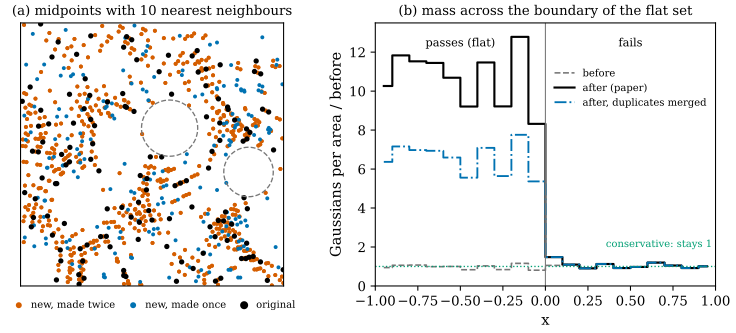

Reproduce this figure in Python.
"""Figure 49.7.1: the upsampling (6) of [GeoSplat25] as a refinement without a mass ledger (Section 49.7).

(a) 1500 uniform random points on the unit square (a flat patch, every point passes the flatness test); each adds
    the midpoints with its 10 nearest neighbours (paper (6) with KNN = 10, App. F.1). Shown: the window
    [0.35, 0.65]^2; originals (black), new points made by two directed pairs (i chose j and j chose i: the same
    location twice, orange) and by one pair (blue); dashed circles: the two largest empty discs in the window after
    the upsampling (probes on a grid), which were empty before as well.
(b) the strip [-1, 1] x [0, 0.6] with 2500 uniform points; points with x < 0 pass the test, points with x > 0 do not.
    Number of Gaussians per unit area, relative to the original density, against x (bins of width 0.1): before,
    after counting every new Gaussian (weight 1 each, as in the paper), and after merging coincident ones. The line
    at 1 is what a conservative refinement (Proposition 50.3.1: children carry the parent's mass) keeps.

Run from the project root: PYTHONPATH=tools python3 chapters/49-paper-geosplat/figures/fig-49-7-1-upsampling-ledger.py
"""
import sys
from pathlib import Path

import numpy as np

import dgfig

sys.path.insert(0, str(Path(__file__).resolve().parents[1] / "lib"))
import geo49  # noqa: E402

dgfig.setup()
import matplotlib.pyplot as plt  # noqa: E402

C = dgfig.COLORS
rng = np.random.default_rng(0)
X = rng.uniform(0, 1, (1500, 2))
M, pairs, mult = geo49.upsample_midpoints(X, np.ones(len(X), bool), k=10)
dup = (mult == 2).mean()
print("added", len(M), "fraction made twice", round(dup, 3), "distinct new locations", len(M) - (mult == 2).sum() // 2)
assert len(M) == 10 * len(X) and 0.8 < dup < 0.92
# empty-space radius (distance from a probe to the nearest point) on a grid of probes, before and after
g = np.stack(np.meshgrid(np.linspace(0.1, 0.9, 161), np.linspace(0.1, 0.9, 161)), -1).reshape(-1, 2)


def empty_radius(P):
    return np.sqrt(((g[:, None, :] - P[None]) ** 2).sum(-1).min(1))


e0, e1 = empty_radius(X), empty_radius(np.vstack([X, M]))
print("empty radius before: median %.4f max %.4f; after: median %.4f max %.4f" % (np.median(e0), e0.max(), np.median(e1), e1.max()))
assert np.median(e1) < 0.6 * np.median(e0) and e1.max() > 0.95 * e0.max()

S = np.c_[rng.uniform(-1, 1, 2500), rng.uniform(0, 0.6, 2500)]
Ms, ps, ms = geo49.upsample_midpoints(S, S[:, 0] < 0, k=10)
bins = np.linspace(-1, 1, 21)
area = 0.1 * 0.6
dens0 = len(S) / (2 * 0.6)
before = np.histogram(S[:, 0], bins)[0] / area / dens0
after = (np.histogram(S[:, 0], bins)[0] + np.histogram(Ms[:, 0], bins)[0]) / area / dens0
keep = np.r_[True, np.any(np.abs(np.diff(Ms[np.lexsort(Ms.T[::-1])], axis=0)) > 1e-12, axis=1)]
Mu = Ms[np.lexsort(Ms.T[::-1])][keep]
after_u = (np.histogram(S[:, 0], bins)[0] + np.histogram(Mu[:, 0], bins)[0]) / area / dens0
xc = 0.5 * (bins[1:] + bins[:-1])
print("left mean after", round(after[xc < -0.3].mean(), 2), "unique", round(after_u[xc < -0.3].mean(), 2), "right", round(after[xc > 0.3].mean(), 2))
assert abs(after[xc < -0.3].mean() - 11) < 1.0 and abs(after[xc > 0.3].mean() - 1) < 0.3
assert 5.0 < after_u[xc < -0.3].mean() < 8.0

fig, axes = plt.subplots(1, 2, figsize=(8.0, 3.7), gridspec_kw={"width_ratios": [1, 1.25]})
ax = axes[0]
w = (0.35, 0.65)
inw = lambda P: np.all((P > w[0]) & (P < w[1]), axis=1)  # noqa: E731
P1, P2 = M[(mult == 1) & inw(M)], M[(mult == 2) & inw(M)]
ax.scatter(P2[:, 0], P2[:, 1], s=9, color=C["normal"], lw=0, label="new, made twice")
ax.scatter(P1[:, 0], P1[:, 1], s=9, color=C["tangent"], lw=0, label="new, made once")
ax.scatter(X[inw(X), 0], X[inw(X), 1], s=16, color=C["main"], lw=0, label="original")
inwin = np.all((g > w[0] + 0.03) & (g < w[1] - 0.03), axis=1)
order = np.argsort(-np.where(inwin, e1, 0))
centres = []
for c in order:
    if len(centres) == 2:
        break
    if all(np.linalg.norm(g[c] - g[d]) > e1[c] + e1[d] for d in centres):
        centres.append(c)
for c in centres:
    ax.add_patch(plt.Circle(g[c], e1[c], fill=False, ls="--", color=C["aux"], lw=1.0))
ax.set_xlim(w)
ax.set_ylim(w)
ax.set_aspect("equal")
ax.set_xticks([])
ax.set_yticks([])
ax.set_title("(a) midpoints with 10 nearest neighbours", fontsize=10)
ax.legend(loc="upper center", bbox_to_anchor=(0.5, -0.02), ncol=3, fontsize=7.5, frameon=False, markerscale=1.5,
          handletextpad=0.2, columnspacing=0.8)
ax = axes[1]
ax.step(xc, before, where="mid", color=C["aux"], lw=1.2, ls="--", label="before")
ax.step(xc, after, where="mid", color=C["main"], lw=1.6, label="after (paper)")
ax.step(xc, after_u, where="mid", color=C["tangent"], lw=1.4, ls="-.", label="after, duplicates merged")
ax.axhline(1, color=C["third"], lw=1.0, ls=":")
ax.text(0.98, 2.0, "conservative: stays 1", ha="right", fontsize=7.5, color=C["third"])
ax.axvline(0, color=C["aux"], lw=0.8)
ax.text(-0.5, 12.3, "passes (flat)", ha="center", fontsize=8.5)
ax.text(0.5, 12.3, "fails", ha="center", fontsize=8.5)
ax.set_xlim(-1, 1)
ax.set_ylim(0, 13.5)
ax.set_xlabel("x")
ax.set_ylabel("Gaussians per area / before")
ax.set_title("(b) mass across the boundary of the flat set", fontsize=10)
ax.legend(loc="upper right", fontsize=7.5, frameon=False, bbox_to_anchor=(1.0, 0.86))
fig.tight_layout()
dgfig.save(fig, __file__)
